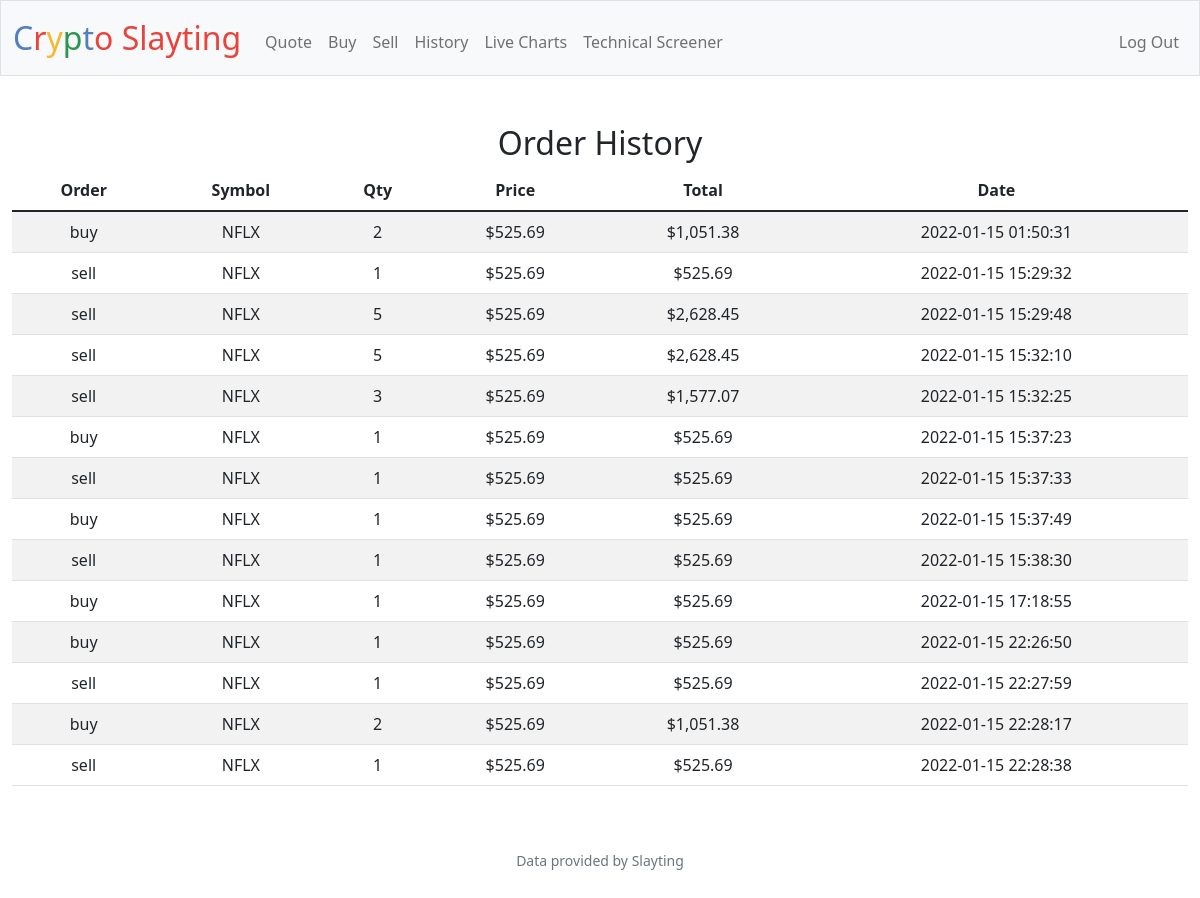
The app's page /history (signed in) with its own data.
### tables this page shows
CREATE TABLE orders (
    id INTEGER,
    user_id INTEGER,
    order_type TEXT NOT NULL,
    symbol TEXT NOT NULL,
    shares_num INTEGER,
    share_price INTEGER,
    total INTEGER,
    date DATETIME,
    PRIMARY KEY(id),
    FOREIGN KEY(user_id) REFERENCES users(id)
);

### app.py (the view)
@app.route("/history")
@login_required
def history():
    user_id = session.get("user_id")
    orders = db.execute("SELECT order_type, symbol, shares_num, share_price, total, date FROM orders WHERE user_id = ?", user_id)
    print(orders)
    return render_template("history.html", orders=orders)

### app.py (called while the page is built)
@app.after_request
def after_request(response):
    response.headers["Cache-Control"] = "no-cache, no-store, must-revalidate"
    response.headers["Expires"] = 0
    response.headers["Pragma"] = "no-cache"
    return response

### helpers.py (called while the page is built)
def login_required(f):
    @wraps(f)
    def decorated_function(*args, **kwargs):
        if session.get("user_id") is None:
            return redirect("/login")
        return f(*args, **kwargs)
    return decorated_function

def usd(value):
    return f"${value:,.2f}"

### templates/history.html (shortened to what this page needs)
{% extends "layout.html" %}
{% block main %}
    <div class="section">
        <h2>Order History</h2>
        <table class="table table-striped">
            <thead>
                <tr>
                    <th>Order</th>
                    <th>Symbol</th>
                    <th>Qty</th>
                    <th>Price</th>
                    <th>Total</th>
                    <th>Date</th>
                </tr>
            </thead>
            <tbody>
                {% for order in orders %}
                <tr>
                    <td>{{order.order_type}}</td>
                    <td>{{order.symbol}}</td>
                    <td>{{order.shares_num}}</td>
                    <td>{{order.share_price | usd}}</td>
                    <td>{{order.total | usd}}</td>
                    <td>{{order.date}}</td>
                </tr>
                {% endfor %}
            </tbody>
        </table>
    </div>
{% endblock %}

### static/styles.css (style rules this page uses)
td { padding: 10px; }

### records on screen
orders: order_type "buy", symbol "NFLX", shares_num "2", share_price "$525.69", total "$1,051.38", date "2022-01-15 01:50:31"
orders: order_type "sell", symbol "NFLX", shares_num "1", share_price "$525.69", total "$525.69", date "2022-01-15 15:29:32"
orders: order_type "sell", symbol "NFLX", shares_num "5", share_price "$525.69", total "$2,628.45", date "2022-01-15 15:29:48"
orders: order_type "sell", symbol "NFLX", shares_num "5", share_price "$525.69", total "$2,628.45", date "2022-01-15 15:32:10"
orders: order_type "sell", symbol "NFLX", shares_num "3", share_price "$525.69", total "$1,577.07", date "2022-01-15 15:32:25"
orders: order_type "buy", symbol "NFLX", shares_num "1", share_price "$525.69", total "$525.69", date "2022-01-15 15:37:23"
orders: order_type "sell", symbol "NFLX", shares_num "1", share_price "$525.69", total "$525.69", date "2022-01-15 15:37:33"
orders: order_type "buy", symbol "NFLX", shares_num "1", share_price "$525.69", total "$525.69", date "2022-01-15 15:37:49"
orders: order_type "sell", symbol "NFLX", shares_num "1", share_price "$525.69", total "$525.69", date "2022-01-15 15:38:30"
orders: order_type "buy", symbol "NFLX", shares_num "1", share_price "$525.69", total "$525.69", date "2022-01-15 17:18:55"
orders: order_type "buy", symbol "NFLX", shares_num "1", share_price "$525.69", total "$525.69", date "2022-01-15 22:26:50"
orders: order_type "sell", symbol "NFLX", shares_num "1", share_price "$525.69", total "$525.69", date "2022-01-15 22:27:59"
orders: order_type "buy", symbol "NFLX", shares_num "2", share_price "$525.69", total "$1,051.38", date "2022-01-15 22:28:17"
orders: order_type "sell", symbol "NFLX", shares_num "1", share_price "$525.69", total "$525.69", date "2022-01-15 22:28:38"
